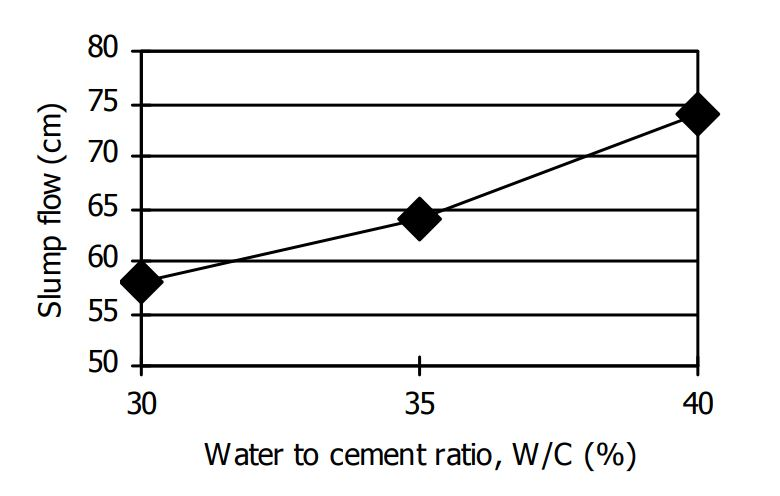
#> input picture images/graph.JPG, 780 x 496 px
$ jupyter execute --allow-errors demo.ipynb
#> lines starting #> are read from the running program, lines starting #| are printed output that depends on the picture; after the words box and inside, x2 and y2 are one past the last pixel; in counts of white or black regions, pixels touching at a corner belong together
### utils.py
import cv2
import numpy as np


def read_image(path, resize=False, new_size=(256, 256)):
#> called with path = 'images/graph.JPG', resize = False, new_size = (256, 256)
    image = cv2.imread(path)
#> image is the input picture: shape (496, 780, 3); mean B, G, R 238, 238.1, 238
    if resize :
        image = cv2.resize(image, new_size, interpolation=cv2.INTER_LINEAR)
    gray_image = cv2.cvtColor(image, cv2.COLOR_BGR2GRAY)

    return image, gray_image

# [18 lines left out: functions image_smoothening, preprocessing, not called in this run]

### demo.ipynb
[cell 1]
import numpy as np
from matplotlib import image
import matplotlib.pyplot as plt
from PIL import Image
import cv2
from skimage import measure
import pytesseract
from PIL import Image, ImageEnhance, ImageFilter
from utils import *

[cell 2]
image_path = 'images/graph.JPG'
_, gray_image = read_image(image_path)

print(f'[info] image size : {gray_image.shape}')
#| [info] image size : (496, 780)
plt.imshow(gray_image, cmap='gray')
plt.show()

## Projection in the vertical

[cell 3]
# binarize the image (130255) and change the points between them to 255 (background)
ret, thresh = cv2.threshold(gray_image, 127.5, 255, cv2.THRESH_BINARY)
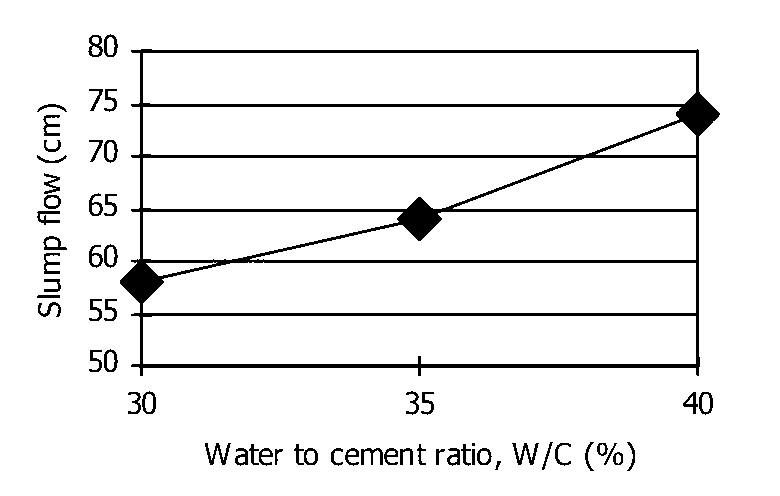
#> thresh: shape (496, 780); 93.4% white; 61 black regions (1 under 20 px), largest, box (x1, y1, x2, y2) and area: (120, 49, 720, 376) 18640, (512, 443, 539, 465) 220, (205, 443, 231, 465) 216
#> ret = 127
print(np.unique(thresh))
#| [  0 255]

plt.imshow(thresh, cmap='gray')
plt.show()

[cell 4]
# returns height and width
(h, w) = thresh.shape
#> h = 496; w = 780

[cell 5]
# initializes an array of length W, which is used to record the number of black spots in each column
av = [0 for z in range(0, w)]
#> av = 780 values from 0 to 0
print(len(av))
#| 780

[cell 6]
#Record the crest of each column
for j in range (w): # traverse a column
    for i in range (h): # traverse a row
        if thresh[i, j] == 0: # if the point is changed to a black point
            av[j] += 1
# print(av)

v_proj = 255 * np.ones((h, w))
for j in range(w): # traverse each column
    if av[j] != 0:
        for i in range(av[j]):
            v_proj[i, j] = 0 # blackening
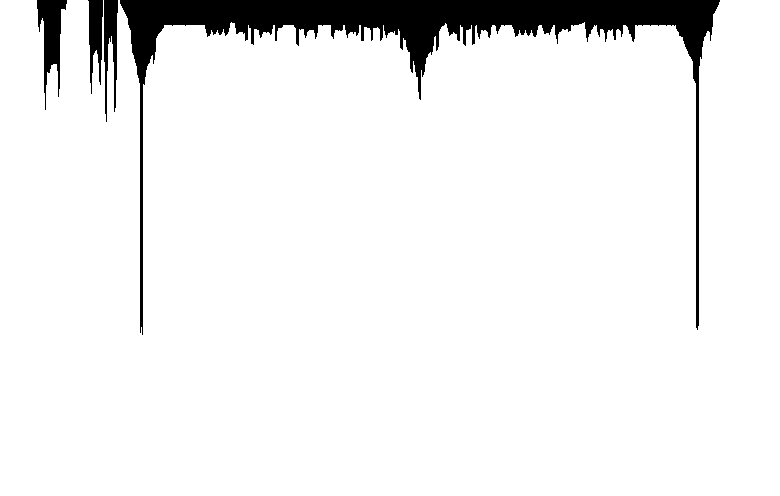
#> v_proj: shape (496, 780) float64; 93.4% white; 4 black regions, box (x1, y1, x2, y2) and area: (120, 0, 720, 335) 22112, (37, 0, 67, 110) 1453, (104, 0, 118, 122) 948, (88, 0, 103, 94) 866

plt.imshow(v_proj, cmap='gray')
plt.show()

## Projection in the horizontal

[cell 7]
ah = [0 for z in range(h)]
#> ah = 496 values from 0 to 0
# print(ah)

[cell 8]
#Record the crest of each column
for j in range (h): # traverse a column
    for i in range (w): # traverse a row
        if thresh[j, i] == 0: # if the point is changed to a black point
            ah[j] += 1
# print(ah)

h_proj = 255 * np.ones((h, w))
for j in range (h): # traverse each column
    if ah[j] != 0:
        for i in range(ah[j]):
            h_proj[j, i] = 0 # blackening
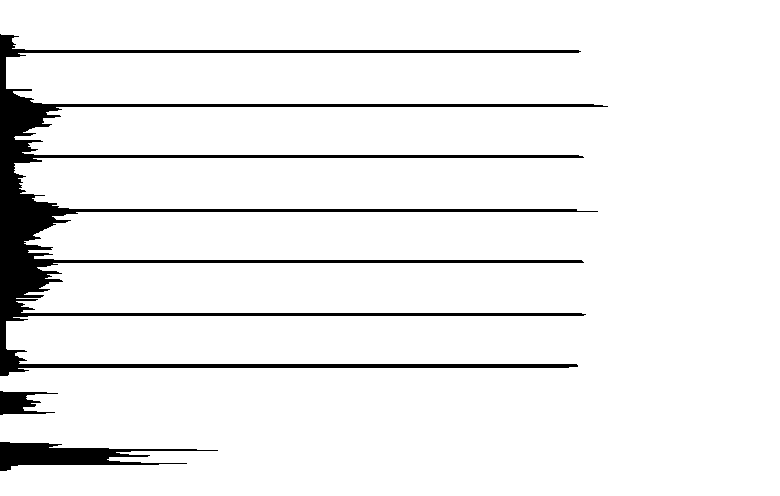
#> h_proj: shape (496, 780) float64; 93.4% white; 3 black regions, box (x1, y1, x2, y2) and area: (0, 34, 608, 376) 21907, (0, 442, 218, 471) 2709, (0, 391, 58, 415) 763

plt.imshow(h_proj, cmap='gray')
plt.show()

## Crop method

[cell 9]
# 1. Identify region of graph
#
# 1.1 Vertical Projection
#     threshold : how to identiyfy graph axis
#     min and max width with this threshold
#
# 1.2 Horizontal Projection
#     threshold : how to identiyfy graph axis
#     min and max high with this threshold

[cell 10]
# process h_projection to fit measure
h_proj_tmp = np.where(h_proj == 0, 255, 0)

component_labels = measure.label(h_proj_tmp)
#> h_proj_tmp: shape (496, 780) int64; 6.6% white; 3 white regions
properties = measure.regionprops(component_labels)
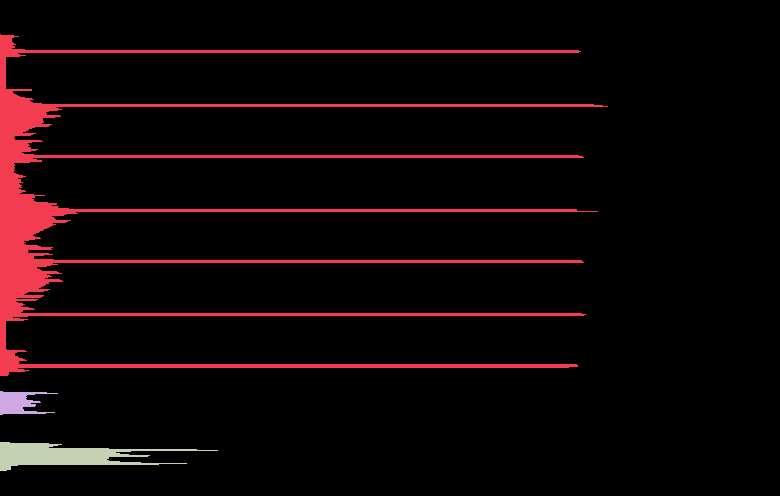
#> component_labels: shape (496, 780) int64; 4 distinct labels, from 0 to 3; one colour per label, 0 black

# areas = []
for prop in properties:
    print(prop.area)
    print(prop.bbox)
# [6 lines of commented-out code are left out]

[cell 11]
# process h_projection to fit measure
v_proj_tmp = np.where(v_proj == 0, 255, 0)


component_labels = measure.label(v_proj_tmp)
#> v_proj_tmp: shape (496, 780) int64; 6.6% white; 4 white regions
properties = measure.regionprops(component_labels)
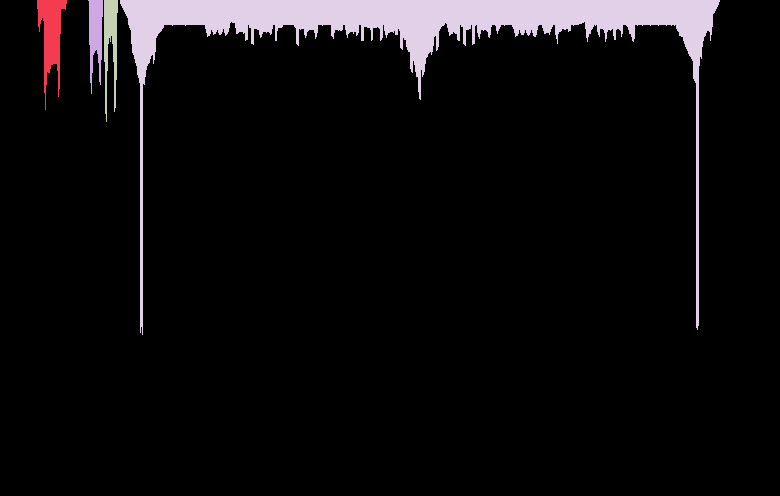
#> component_labels: shape (496, 780) int64; 5 distinct labels, from 0 to 4; one colour per label, 0 black

# areas = []
for prop in properties:
    print(prop.area)
    print(prop.bbox)
# [6 lines of commented-out code are left out]
